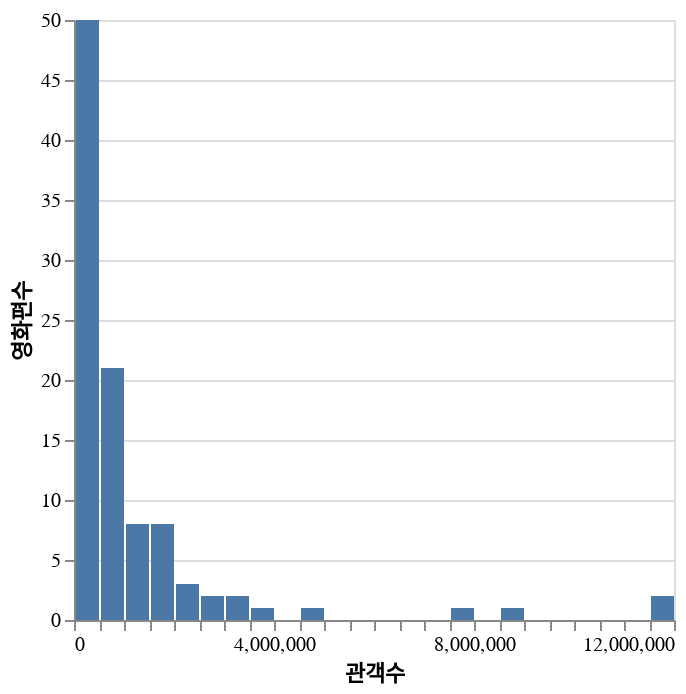

The cell this chart's notebook holds for it:
### Code cell
import altair as alt
(df_boxoffice.filter(pl.col('순위') <= 100).select('관객수')
    .plot.bar(x = alt.X('관객수', title = '관객수').bin(maxbins = 30), y = alt.Y('count()', title
= '영화편수')))

### Figure 1 — Vega-Lite specification as saved in the notebook (floating-point values rounded to 4 significant figures)
{"config": {"view": {"continuousWidth": 300, "continuousHeight": 300}}, "data": {"name": "data-8814122adee36ec405a328ffd59f2770"}, "mark": {"type": "bar", "tooltip": true}, "encoding": {"x": {"bin": {"maxbins": 30}, "field": "관객수", "title": "관객수", "type": "quantitative"}, "y": {"aggregate": "count", "title": "영화편수", "type": "quantitative"}}, "params": [{"name": "param_2", "select": {"type": "interval", "encodings": ["x", "y"]}, "bind": "scales"}], "$schema": "https://vega.github.io/schema/vega-lite/v5.20.1.json", "datasets": {"data-8814122adee36ec405a328ffd59f2770": [{"관객수": 11914784}, {"관객수": 11502779}, {"관객수": 8799013}, {"관객수": 7525339}, {"관객수": 4718036}, {"관객수": 3531717}, {"관객수": 3372815}, {"관객수": 3317296}, {"관객수": 2755236}, {"관객수": 2561872}, {"관객수": 2059163}, {"관객수": 2019129}, {"관객수": 2002033}, {"관객수": 1977010}, {"관객수": 1777008}, {"관객수": 1774150}, {"관객수": 1771738}, {"관객수": 1763723}, {"관객수": 1715064}, {"관객수": 1606378}, {"관객수": 1562001}, {"관객수": 1430121}, {"관객수": 1403486}, {"관객수": 1273640}, {"관객수": 1239178}, {"관객수": 1237103}, {"관객수": 1173927}, {"관객수": 1135516}, {"관객수": 1012014}, {"관객수": 972991}, {"관객수": 909861}, {"관객수": 907155}, {"관객수": 879109}, {"관객수": 802133}, {"관객수": 753606}, {"관객수": 744549}, {"관객수": 710620}, {"관객수": 689603}, {"관객수": 682585}, {"관객수": 656645}, {"관객수": 650336}, {"관객수": 625908}, {"관객수": 620240}, {"관객수": 612831}, {"관객수": 606612}, {"관객수": 567725}, {"관객수": 552619}, {"관객수": 525369}, {"관객수": 510370}, {"관객수": 508467}, {"관객수": 497320}, {"관객수": 425196}, {"관객수": 380376}, {"관객수": 377188}, {"관객수": 368102}, {"관객수": 363932}, {"관객수": 362514}, {"관객수": 361218}, {"관객수": 357858}, {"관객수": 342658}, {"관객수": 322017}, {"관객수": 316473}, {"관객수": 301892}, {"관객수": 284079}, {"관객수": 266128}, {"관객수": 264244}, {"관객수": 249440}, {"관객수": 238235}, {"관객수": 231811}, {"관객수": 214296}, {"관객수": 212185}, {"관객수": 207063}, {"관객수": 202361}, {"관객수": 200490}, {"관객수": 180695}, {"관객수": 179102}, {"관객수": 176197}, {"관객수": 157463}, {"관객수": 156214}, {"관객수": 156159}, {"관객수": 155026}, {"관객수": 142382}, {"관객수": 140533}, {"관객수": 139395}, {"관객수": 126564}, {"관객수": 121335}, {"관객수": 115966}, {"관객수": 115336}, {"관객수": 113720}, {"관객수": 112157}, {"관객수": 109298}, {"관객수": 105475}, {"관객수": 104100}, {"관객수": 103308}, {"관객수": 102969}, {"관객수": 102856}, {"관객수": 101204}, {"관객수": 100941}, {"관객수": 100110}, {"관객수": 92567}]}}
